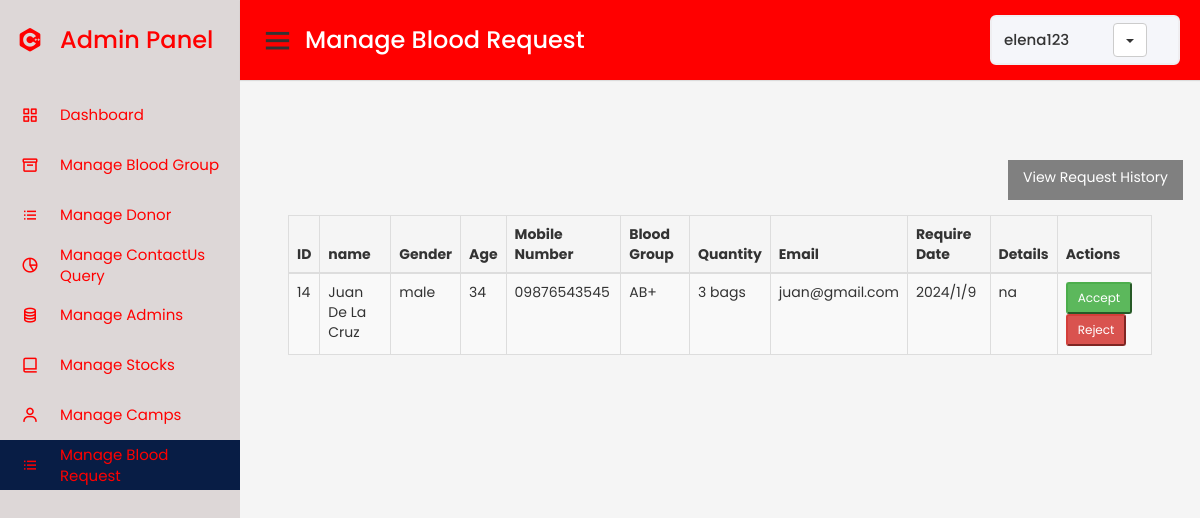
Page /Admin/managerequest.php (signed in) on the committed database.
### tables this page shows
CREATE TABLE `requestblood` (
  `request_id` int(11) NOT NULL,
  `name` varchar(50) NOT NULL,
  `gender` varchar(50) NOT NULL,
  `age` int(11) NOT NULL,
  `mobile_number` varchar(50) NOT NULL,
  `blood_group` varchar(50) NOT NULL,
  `quantity` varchar(50) NOT NULL,
  `email` varchar(50) NOT NULL,
  `require_date` varchar(50) NOT NULL,
  `detail` varchar(50) NOT NULL,
  `status` varchar(11) NOT NULL
);

### Admin/managerequest.php (the view, shortened to what this page needs)
<?php
require_once('./includes/db_connect.inc');
if(!isset($_SESSION["username"])){
  header("Location: ./admin_dashboard.php");
}
else{
?>
<!DOCTYPE html>
<html lang="en" dir="ltr">
  <head>
    <link rel="stylesheet" href="./admin.css">
    <link href='https://unpkg.com/boxicons@2.0.7/css/boxicons.min.css' rel='stylesheet'>
    <link rel="stylesheet" href="https://maxcdn.bootstrapcdn.com/bootstrap/3.4.1/css/bootstrap.min.css">
   </head>
<body>
  <div class="sidebar" style="  background-color: #DDD7D7;">
    <div class="logo-details">
      <i class='bx bxl-c-plus-plus'  style= "color:red;"></i>
      <span class="logo_name" style= "color:red;">Admin Panel</span>
    </div>
      <ul class="nav-links" >
        <li>
          <a href="./admin_dashboard.php" >
            <i class='bx bx-grid-alt'  style= "color:red;"></i>
            <span class="links_name"  style= "color:red;">Dashboard</span>
          </a>
        </li>
        <li >
          <a href="./manageblood.php">
            <i class='bx bx-box'  style= "color:red;"></i>
            <span class="links_name" style= "color:red;">Manage Blood Group</span>
          </a>
        </li>
        <li>
          <a href="./managedonor.php">
            <i class='bx bx-list-ul'  style= "color:red;" ></i>
            <span class="links_name"  style= "color:red;">Manage Donor</span>
          </a>
        </li>
        <li>
          <a href="./managecquery.php">
            <i class='bx bx-pie-chart-alt-2' style= "color:red;" ></i>
            <span class="links_name"  style= "color:red;">Manage ContactUs <br> Query</span>
          </a>
        </li>
        <li>
          <a href="./manageadmin.php">
            <i class='bx bx-coin-stack'  style= "color:red;"></i>
            <span class="links_name" style= "color:red;">Manage Admins</span>
          </a>
        </li>
        <li>
          <a href="./managestock.php">
            <i class='bx bx-book-alt'  style= "color:red;"></i>
            <span class="links_name" style= "color:red;">Manage Stocks</span>
          </a>
        </li>
        <li>
          <a href="./managecamps.php">
            <i class='bx bx-user'  style= "color:red;"></i>
            <span class="links_name" style= "color:red;">Manage Camps</span>
          </a>
        </li>
        <li>
        <a href="#" class= "active">
            <i class='bx bx-list-ul'  style= "color:red;" ></i>
            <span class="links_name"  style= "color:red;">Manage Blood <br> Request</span>
          </a>
        </li>
      </ul>
  </div>
  <section class="home-section" >
    <nav style= "background-color:red;">
      <div class="sidebar-button">
        <i class='bx bx-menu sidebarBtn'></i>
        <span class="dashboard" id="ok">Manage Blood Request</span>
      </div>
      <div class="profile-details">
        <span class="admin_name"> <?php echo $_SESSION["username"]; ?></span>
        <div class="dropdown">
              <button style="margin-left:100%;" class="btn btn-default dropdown-toggle" type="button" data-toggle="dropdown">
              <span class="caret"></span></button>
            </div>
        </div>
    </nav> <br><br><br><br><br><br><br><br>
    <div class="forms" style="margin-left:80%">
     <a   href="./View Functions/viewhistory.php" class="button">View Request History</a>
</div>
    <div class="mycontainer">
            <table class="table table-bordered table-hover table-striped">
                <thead>
                    <th>ID</th>
        <th>name</th>
        <th>Gender</th>
        <th>Age</th>
        <th>Mobile Number</th>
        <th>Blood Group</th>
        <th>Quantity</th>
        <th>Email</th>
        <th>Require Date</th>
        <th>Details</th>
        <th>Actions</th>
                </thead>
                <tbody>
                        <?php
                                $query = mysqli_query($conn,"SELECT * FROM requestblood WHERE status='Pending'");
                                $numrow = mysqli_num_rows($query);
                               if($query){
                                    if($numrow!=0){
                                          while($row = mysqli_fetch_assoc($query)){
                                            echo "<tr>
                                                    <td>".$row['request_id']."</td>
                                                    <td>".$row['name']."</td>
                                                    <td>".$row['gender']."</td>
                                                    <td>".$row['age']."</td>
                                                    <td>".$row['mobile_number']."</td>
                                                    <td>".$row['blood_group']."</td>
                                                    <td>".$row['quantity']."</td>
                                                    <td>".$row['email']."</td>
                                                    <td>".$row['require_date']."</td>
                                                    <td>".$row['detail']."</td>
                                                    <td><a href=\"approved.php?request_id={$row['request_id']}&detail={$row['detail']}\"><button class='btn-success btn-sm' >Accept</button></a>
                                                    <a href=\"reject.php?request_id={$row['request_id']}&detail={$row['detail']}\"><button class='btn-danger btn-sm' >Reject</button></a></td>
                                                   </tr>";
 }
                                    }
                                }
                                else{
                                    echo "Query Error";
                                }
                       ?>
                </tbody>
            </table>
    </div>
  </section>
</body>
</html>
<?php
}
?>

### Admin/admin.css (style rules this page uses)
* { margin: 0; padding: 0; box-sizing: border-box; font-family: 'Poppins', sans-serif; }
body { background-image: url('./userimages/lood.jpg'); }
.sidebar { position: fixed; height: 100%; width: 240px; background: #0A2558; transition: all 0.5s ease; }
.sidebar .logo-details { height: 80px; display: flex; align-items: center; }
.sidebar .logo-details i { font-size: 28px; font-weight: 500; color: #fff; min-width: 60px; text-align: center }
.sidebar .logo-details .logo_name { color: #fff; font-size: 24px; font-weight: 500; }
.sidebar .nav-links { margin-top: 10px; }
.sidebar .nav-links li { position: relative; list-style: none; height: 50px; }
.sidebar .nav-links li a { height: 100%; width: 100%; display: flex; align-items: center; text-decoration: none; transition: all 0.4s ease; }
.sidebar .nav-links li a.active { background: #081D45; }
.sidebar .nav-links li i { min-width: 60px; text-align: center; font-size: 18px; color: #fff; }
.sidebar .nav-links li a .links_name { color: #fff; font-size: 15px; font-weight: 400; white-space: nowrap; }
.home-section { position: relative; background: #f5f5f5; min-height: 100vh; width: calc(100% - 240px); left: 240px; transition: all 0.5s ease; }
.home-section nav { display: flex; justify-content: space-between; height: 80px; background: #fff; display: flex; align-items: center; position: fixed; width: calc(100% - 240px); left: 240px; z-index: 100; padding: 0 20px; box-shadow: 0 1px 1px rgba(0, 0, 0, 0.1); transition: all 0.5s ease; }
.home-section nav .sidebar-button { display: flex; align-items: center; font-size: 24px; font-weight: 500; }
nav .sidebar-button i { font-size: 35px; margin-right: 10px; }
.home-section nav .profile-details { display: flex; align-items: center; background: #F5F6FA; border: 2px solid #EFEEF1; border-radius: 6px; height: 50px; min-width: 190px; padding: 0 15px 0 2px; }
nav .profile-details .admin_name { font-size: 15px; font-weight: 500; color: #333; margin: 0 10px; white-space: nowrap; }
#ok { color: white; }
.button { height: 40px; display: inline-block; padding: 7px 15px; background-color: grey; color: white; border: 0; line-height: inherit; text-decoration: none; cursor: pointer; }
table, td, th { border: 1px solid black; text-align: left; }
table { border-collapse: collapse; width: 80%; margin-left: 10px; }
th, td { padding: 15px; }

### Admin/managerequest.php (style rules this page uses)
.mycontainer { width: 90%; margin: 1.5rem auto; min-height: 60vh; }
.mycontainer table { margin: 1.5rem auto; }

### rows in the picture
requestblood: request_id "14", name "Juan De La Cruz", gender "male", age "34", mobile_number "09876543545", blood_group "AB+", quantity "3 bags", email "juan@gmail.com", require_date "2024/1/9", detail "na"

### other values in the picture
$_SESSION["username"] "elena123"
